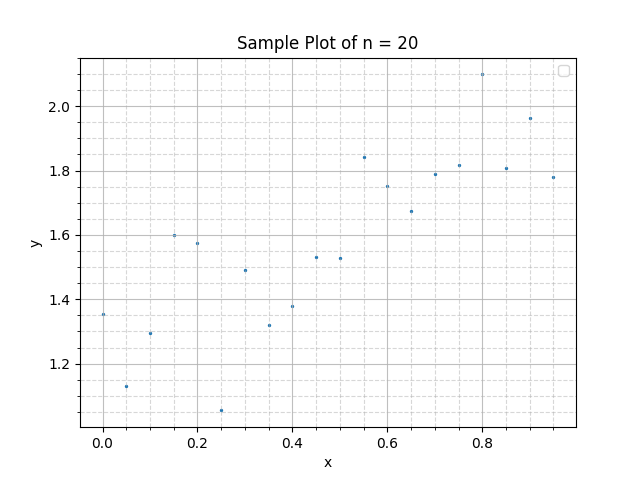

Source code (Python):
#!/usr/bin/env python3
# -*- coding: utf-8 -*-
"""
Created on Thu Oct 22 17:14:49 2026

@author: Home
"""

import numpy as np
import matplotlib.pyplot as plt
from scipy import stats

# 1. 

n = 20
beta0 = 1
beta1 = 1
sigma = 0.2

np.random.seed(0)

x = np.arange(n)/n
eps = np.random.normal(0, sigma, n)
y = beta0 + beta1*x + eps

plt.scatter(x,y,s=2)
plt.title('Sample Plot of n = 20')
plt.minorticks_on()
plt.grid(which='major',linestyle='-',alpha=0.8)  
plt.grid(which='minor',linestyle='--',alpha=0.5)
plt.xlabel('x')
plt.ylabel('y')
plt.legend()
plt.savefig("HW5_1.png")
#plt.show()



# 2. 

def compute(x, y):
    ybar = np.mean(y)
    xbar = np.mean(x)
    
    b1 = np.sum((x-xbar)*(y - ybar))/(np.sum((x - xbar)**2))
    b0 = ybar - b1*xbar
    return b0, b1

b0_manl, b1_manl = compute(x,y)
print(b0_manl, b1_manl)


# 3.

b1_comp, b0_comp, r_val, p_val, std_err = stats.linregress(x, y)
print(b0_comp, b1_comp)

# 4.
#95% CI
#b1 and beta hat are interchangable (p. 492), the book uses beta hat so I'm shifting to that for this problem, 
#though I'm starting with my already computed b0 and b1 variables from #2

alpha = 0.05

df = n-2
SSE = np.sum((y - b0_comp - b1_comp*x)**2) # had incorrect - sign. See diff.

s = np.sqrt(SSE/df)

S_xx = np.sum((x - np.mean(x)) ** 2)
s_beta1 = s/np.sqrt(S_xx)

# These should match:
print(std_err)
print(s_beta1)
#    s = np.std(y - (b0 + b1 * x), ddof=2) # Page 491
#    Sxx = np.sum((x - np.mean(x))**2)     # Page 493
#    s_beta_1 = s / np.sqrt(Sxx)  # Page 493

t_crit = stats.t.ppf(1 - alpha/2, df)
print(t_crit)

ci_lower = b1_comp - t_crit*s_beta1
ci_upper = b1_comp + t_crit*s_beta1
print(f'CI interval = [{ci_lower} < b_1 < {ci_upper}')
